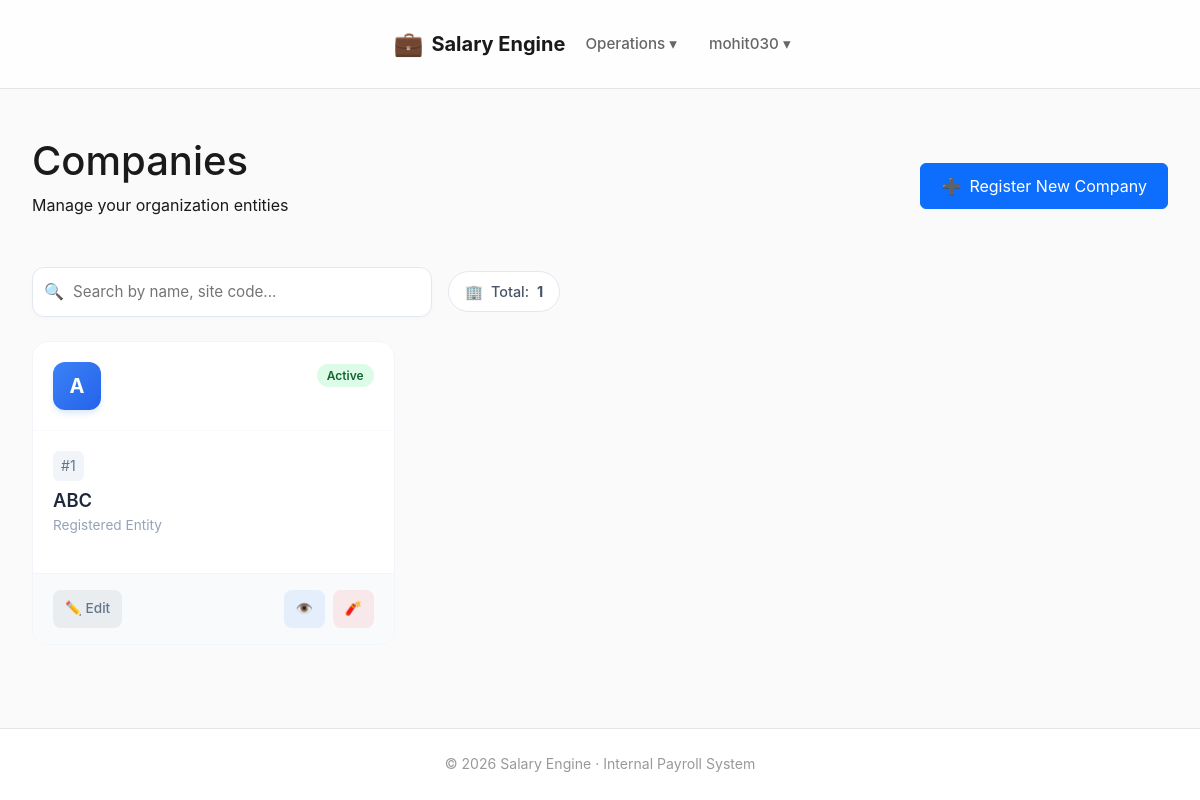
The page /companies/ (signed in) on the database as committed earlier.
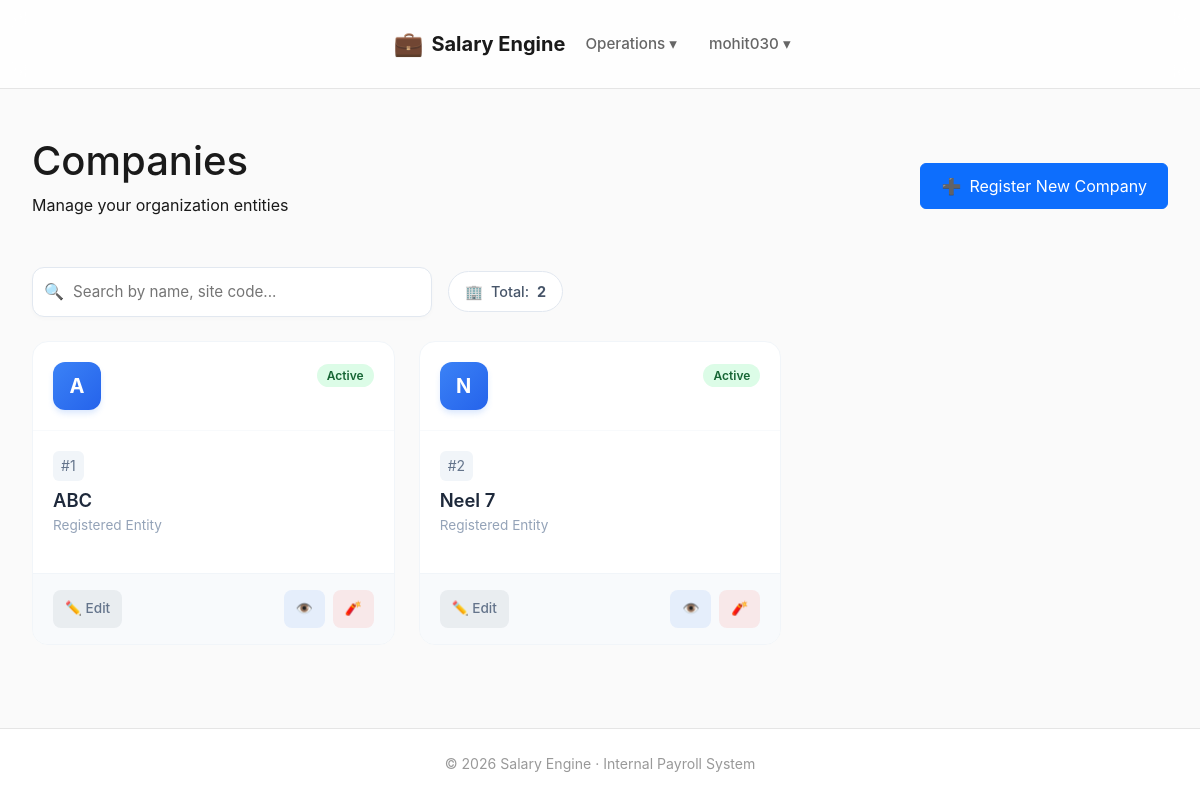
The same page on the database as committed later.
### companies/models.py (models this page shows, shortened)
class Company(models.Model):
    organisation = models.ForeignKey(
        Organisation,
        on_delete=models.CASCADE,
        related_name="companies"
    )
    site_code = models.PositiveIntegerField()
    name = models.CharField(max_length=200)
    address = models.TextField(blank=True)
    gst_number = models.CharField(
        max_length=15,
        blank=True,
        help_text="15-character GSTIN"
    )
    contact_name = models.CharField(max_length=150, blank=True)
    contact_phone = models.CharField(max_length=20, blank=True)
    contact_email = models.EmailField(blank=True)
    is_active = models.BooleanField(default=True)
    class Meta:
        unique_together = ("organisation", "site_code")
        ordering = ["site_code"]

### companies/views.py (the view)
# urls.py: path("", views.company_list, name="company_list"),
@login_required
def company_list(request):
    org_user = OrganisationUser.objects.filter(user=request.user).first()
    if not org_user:
        return render(
            request,
            "companies/company_list.html",
            {"companies": []}
        )
    companies = Company.objects.filter(
        organisation=org_user.organisation
    ).order_by("site_code")
    return render(
        request,
        "companies/company_list.html",
        {"companies": companies}
    )

### dashboard/context_processors.py (called while the page is built)
def approval_badges(request):
    if not request.user.is_authenticated or not request.user.is_staff:
        return {}
    return {
        "approval_badges": {
            "employee_drafts": EmployeeDraft.objects.filter(status="PENDING").count(),
            "employee_changes": EmployeeChangeRequest.objects.filter(status="PENDING").count(),
            "bank_changes": BankChangeRequest.objects.filter(status="PENDING").count(),
        }
    }

### templates/companies/company_list.html (shortened to what this page needs)
{% extends "base.html" %}
{% block content %}
<div class="page-container">
    <div class="page-header">
        <div>
            <h1 class="text-2xl font-bold text-slate-800">Companies</h1>
            <p class="text-slate-500">Manage your organization entities</p>
        </div>
        <a href="{% url 'companies:company_create' %}" class="btn btn-primary" style="padding: 10px 20px; display: flex; align-items: center; gap: 8px;">
            <span>➕</span> Register New Company
        </a>
    </div>
    <div style="display: flex; gap: 1rem; align-items: center; flex-wrap: wrap;">
        <div class="search-wrapper">
            <span class="search-icon">🔍</span>
            <input type="text"
                   id="searchInput"
                   class="search-input"
                   placeholder="Search by name, site code..."
                   aria-label="Search companies">
        </div>
        {% if companies %}
        <div class="stats-pill">
            <span style="color: #3b82f6;">🏢</span>
            Total: <strong id="totalCount">{{ companies|length }}</strong>
        </div>
        {% endif %}
    </div>
    {% if companies %}
    <div class="company-grid" id="companyGrid">
        {% for company in companies %}
        <div class="company-card" data-search-term="{{ company.name|lower }} {{ company.site_code|lower }}">
            <div class="card-header-custom">
                <div class="company-avatar">
                    {{ company.name|slice:":1"|upper }}
                </div>
                <div>
                    {% if company.is_active %}
                        <span class="badge-active">Active</span>
                    {% else %}
                        <span class="badge-inactive">Inactive</span>
                    {% endif %}
                </div>
            </div>
            <div class="card-body-custom">
                <div class="site-code">#{{ company.site_code }}</div>
                <h3 class="company-name">{{ company.name }}</h3>
                <p style="font-size: 0.85rem; color: #94a3b8; margin-top: 4px;">
                    Registered Entity
                </p>
            </div>
            <div class="card-footer-custom">
                <a href="{% url 'companies:company_edit' company.id %}" class="btn-icon btn-edit" title="Edit Company">
                    ✏️ Edit
                </a>
                <div style="display: flex; gap: 8px;">
                    <a href="{% url 'companies:company_detail' company.id %}" class="btn-icon btn-view" title="View Details">
                        👁️
                    </a>
                    <form method="post" action="{% url 'companies:company_delete' company.id %}" class="delete-form-card">
                        <button type="submit" class="btn-icon btn-delete" title="Delete (TEST MODE)">
                            🧨
                        </button>
                    </form>
                </div>
            </div>
        </div>
        {% endfor %}
    </div>
    {% endif %}
</div>
{% endblock %}

Rows that differ between the two databases and show on the page:
added Company: name "N", is_active "Active", site_code "2", name "Neel 7"
Other text that changed with them:
{{ companies|length }}: "1" → "2"
